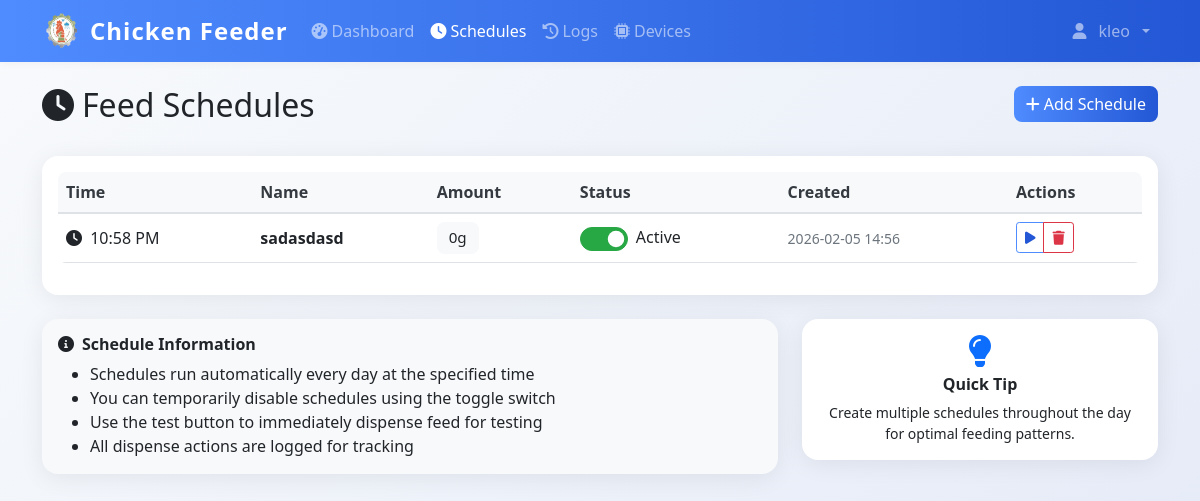
Before: /schedules (signed in) with the older database file.
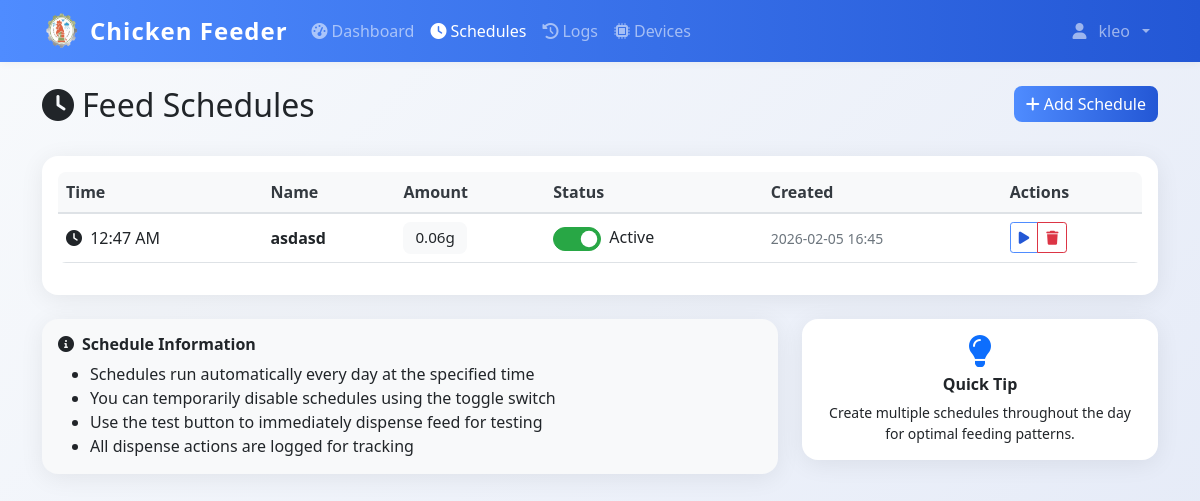
After: the same page with the newer database file.
### models.py (models this page shows)
class FeedSchedule(db.Model):
    id = db.Column(db.Integer, primary_key=True)
    name = db.Column(db.String(100), nullable=False)
    feed_time = db.Column(db.Time, nullable=False)
    amount_grams = db.Column(db.Integer, nullable=False)
    is_active = db.Column(db.Boolean, default=True)
    created_by = db.Column(db.Integer, db.ForeignKey('user.id'), nullable=False)
    created_at = db.Column(db.DateTime, default=datetime.utcnow)
    user = db.relationship('User', backref=db.backref('schedules', lazy=True))

### app.py (the view)
@app.route('/schedules')
@login_required
def schedules():
    schedules = FeedSchedule.query.filter_by(created_by=current_user.id).order_by(FeedSchedule.feed_time).all()
    return render_template('schedules.html', schedules=schedules)

### app.py (called while the page is built)
@login_manager.user_loader
def load_user(user_id):
    return db.session.get(User, int(user_id))

@app.context_processor
def inject_datetime():
    return {'datetime': datetime}

@app.before_request
def restrict_admin_from_user_pages():
    if current_user.is_authenticated and getattr(current_user, 'is_admin', False):
        admin_paths = ['/admin', '/admin/', '/admin/dashboard', '/admin/config', '/admin/create', '/admin/feed-ratio']
        if not any(request.path.startswith(p) for p in admin_paths):
            if not request.path.startswith('/static') and not request.path.startswith('/logout'):
                return redirect(url_for('admin.dashboard'))

### templates/schedules.html (shortened to what the changed rows need)
{% extends "base.html" %}
{% block content %}
<div class="container mt-4">
    <div class="row mb-4">
        <div class="col">
            <h1 class="h2">
                <i class="fas fa-clock me-2"></i>Feed Schedules
            </h1>
        </div>
    </div>
    <div class="card">
        <div class="card-body">
            {% if schedules %}
            <div class="table-responsive">
                <table class="table table-hover">
                    <thead>
                        <tr>
                            <th>Time</th>
                            <th>Name</th>
                            <th>Amount</th>
                            <th>Status</th>
                            <th>Created</th>
                            <th>Actions</th>
                        </tr>
                    </thead>
                    <tbody>
                        {% for schedule in schedules %}
                        <tr id="schedule-{{ schedule.id }}">
                            <td>
                                <i class="fas fa-clock me-1"></i>
                                {{ schedule.feed_time.strftime('%I:%M %p') }}
                            </td>
                            <td>
                                <strong>{{ schedule.name }}</strong>
                            </td>
                            <td>
                                <span class="badge bg-light text-dark">{{ schedule.amount_grams }}g</span>
                            </td>
                            <td>
                                <div class="form-check form-switch d-flex align-items-center gap-2">
                                    <input class="form-check-input" type="checkbox"
                                        id="toggle-{{ schedule.id }}"
                                        {% if schedule.is_active %}checked{% endif %}
                                        onchange="toggleSchedule(this)" data-id="{{ schedule.id }}">
                                    <label class="form-check-label" for="toggle-{{ schedule.id }}">
                                        <span id="status-text-{{ schedule.id }}">
                                            {% if schedule.is_active %}Active{% else %}Inactive{% endif %}
                                        </span>
                                    </label>
                                </div>
                            </td>
                            <td>
                                <small class="text-muted">
                                    {{ schedule.created_at.strftime('%Y-%m-%d %H:%M') }}
                                </small>
                            </td>
                            <td>
                                <div class="btn-group btn-group-sm">
                                    <button class="btn btn-outline-primary"
                                            onclick="testSchedule(this)"
                                            data-id="{{ schedule.id }}"
                                            data-amount_grams="{{ schedule.amount_grams }}"
                                            title="Test this schedule">
                                        <i class="fas fa-play"></i>
                                    </button>
                                    <button class="btn btn-outline-danger"
                                            onclick="deleteSchedule(this)"
                                            data-id="{{ schedule.id }}"
                                            data-name="{{ schedule.name }}"
                                            title="Delete schedule">
                                        <i class="fas fa-trash"></i>
                                    </button>
                                </div>
                            </td>
                        </tr>
                        {% endfor %}
                    </tbody>
                </table>
            </div>
            {% endif %}
        </div>
    </div>
</div>
{% endblock %}

Changed rows visible on the page:
changed FeedSchedule: feed_time "10:58 PM" → "12:47 AM"; name "sadasdasd" → "asdasd"; amount_grams "0" → "0.06"; created_at "2026-02-05 14:56" → "2026-02-05 16:45"
